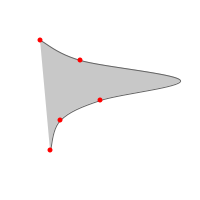
Frame 1 (no input)
Frame 60 (the mouse pressed at the canvas centre just before this capture): identical to frame 1, image omitted
Frame 120 (the mouse held since frame 60 and released just before this capture): identical to frame 1, image omitted

The Processing sketch that drew this single still picture (run headless with seeded random() and noise(); from frame 60 on, the mouse is pressed at the canvas centre):

// Processing sketch: curve
// ── curve.pde
// define multiple vertices, every two points is a location
int[] coords = {
  40, 40, 80, 60, 100, 100, 60, 120, 50, 150
};

///// enviroment initialize, run once at start

void setup() {
  // set window size
  size(200, 200);
  // set backgorund
  background(255);

///// draw the curve and fill with color

  // fill the shape with color 200
  fill(200);
  // set outline color?
  stroke(100);
  // beigin draw shape
  beginShape();
  // control point 1
  curveVertex(40, 40);
  // set starting point
  // same as control point 1
  curveVertex(40, 40);
  curveVertex(80, 60);
  curveVertex(180, 80);
  curveVertex(100, 100);
  curveVertex(60, 120);
  // set end point
  // same as control point 2
  curveVertex(50, 150);
  // set control point 2
  curveVertex(50, 150);
  // end draw shape
  endShape();
  
////// draw the ellipses on lines

  // set fill color to red
  fill(255, 0, 0);
  // no outline
  noStroke();
  // based on curveVertex vertices
  // every two number is a point, draw a circle
  for (int i = 0; i < coords.length; i += 2) {
    ellipse(coords[i], coords[i + 1], 5, 5);
  }
}

// draw, it refresh automatically
void draw(){
  // no code needed here
}
